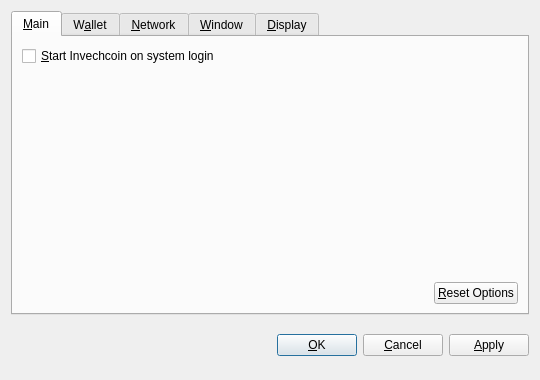
<?xml version="1.0" encoding="UTF-8"?>
<ui version="4.0">
 <class>OptionsDialog</class>
 <widget class="QDialog" name="OptionsDialog">
  <property name="geometry">
   <rect>
    <x>0</x>
    <y>0</y>
    <width>540</width>
    <height>380</height>
   </rect>
  </property>
  <property name="windowTitle">
   <string>Options</string>
  </property>
  <property name="modal">
   <bool>true</bool>
  </property>
  <layout class="QVBoxLayout" name="verticalLayout">
   <item>
    <widget class="QTabWidget" name="tabWidget">
     <property name="tabPosition">
      <enum>QTabWidget::North</enum>
     </property>
     <property name="currentIndex">
      <number>0</number>
     </property>
     <widget class="QWidget" name="tabMain">
      <attribute name="title">
       <string>&amp;Main</string>
      </attribute>
      <layout class="QVBoxLayout" name="verticalLayout_Main">
       <item>
        <widget class="QCheckBox" name="bitcoinAtStartup">
         <property name="toolTip">
          <string>Automatically start Invechcoin after logging in to the system.</string>
         </property>
         <property name="text">
          <string>&amp;Start Invechcoin on system login</string>
         </property>
        </widget>
       </item>
       <item>
        <spacer name="verticalSpacer_Main">
         <property name="orientation">
          <enum>Qt::Vertical</enum>
         </property>
         <property name="sizeHint" stdset="0">
          <size>
           <width>20</width>
           <height>40</height>
          </size>
         </property>
        </spacer>
       </item>
       <item>
        <layout class="QHBoxLayout" name="horizontalLayout_2_Main">
         <item>
          <spacer name="horizontalSpacer_2_Main">
           <property name="orientation">
            <enum>Qt::Horizontal</enum>
           </property>
           <property name="sizeHint" stdset="0">
            <size>
             <width>40</width>
             <height>20</height>
            </size>
           </property>
          </spacer>
         </item>
         <item>
          <widget class="QPushButton" name="resetButton">
           <property name="toolTip">
            <string>Reset all client options to default.</string>
           </property>
           <property name="text">
            <string>&amp;Reset Options</string>
           </property>
           <property name="autoDefault">
            <bool>false</bool>
           </property>
          </widget>
         </item>
        </layout>
       </item>
      </layout>
     </widget>
     <widget class="QWidget" name="tabWallet">
      <attribute name="title">
       <string>W&amp;allet</string>
      </attribute>
      <layout class="QVBoxLayout" name="verticalLayout_Network">
       <item>
        <widget class="QLabel" name="transactionFeeInfoLabel">
         <property name="text">
          <string>Optional transaction fee per kB that helps make sure your transactions are processed quickly. Most transactions are 1 kB.</string>
         </property>
         <property name="textFormat">
          <enum>Qt::PlainText</enum>
         </property>
         <property name="wordWrap">
          <bool>true</bool>
         </property>
        </widget>
       </item>
       <item>
        <layout class="QHBoxLayout" name="horizontalLayout_1_Main">
         <item>
          <widget class="QLabel" name="transactionFeeLabel">
           <property name="text">
            <string>Pay transaction &amp;fee</string>
           </property>
           <property name="textFormat">
            <enum>Qt::PlainText</enum>
           </property>
           <property name="buddy">
            <cstring>transactionFee</cstring>
           </property>
          </widget>
         </item>
         <item>
          <widget class="BitcoinAmountField" name="transactionFee"/>
         </item>
         <item>
          <spacer name="horizontalSpacer_1_Main">
           <property name="orientation">
            <enum>Qt::Horizontal</enum>
           </property>
           <property name="sizeHint" stdset="0">
            <size>
             <width>40</width>
             <height>20</height>
            </size>
           </property>
          </spacer>
         </item>
        </layout>
       </item>
       <item>
        <widget class="QLabel" name="label">
         <property name="text">
          <string>If you disable the spending of unconfirmed change, the change from a transaction cannot be used until that transaction has at least one confirmation. This also affects how your balance is computed.</string>
         </property>
         <property name="wordWrap">
          <bool>true</bool>
         </property>
        </widget>
       </item>
       <item>
        <widget class="QCheckBox" name="spendZeroConfChange">
         <property name="text">
          <string>Spend unconfirmed change  (experts only)</string>
         </property>
        </widget>
       </item>
       <item>
        <spacer name="verticalSpacer">
         <property name="orientation">
          <enum>Qt::Vertical</enum>
         </property>
         <property name="sizeHint" stdset="0">
          <size>
           <width>20</width>
           <height>40</height>
          </size>
         </property>
        </spacer>
       </item>
      </layout>
     </widget>
     <widget class="QWidget" name="tabNetwork">
      <attribute name="title">
       <string>&amp;Network</string>
      </attribute>
      <layout class="QVBoxLayout" name="verticalLayout_Network">
       <item>
        <widget class="QCheckBox" name="mapPortUpnp">
         <property name="toolTip">
          <string>Automatically open the Invechcoin client port on the router. This only works when your router supports UPnP and it is enabled.</string>
         </property>
         <property name="text">
          <string>Map port using &amp;UPnP</string>
         </property>
        </widget>
       </item>
       <item>
        <widget class="QCheckBox" name="connectSocks">
         <property name="toolTip">
          <string>Connect to the Invechcoin network through a SOCKS proxy (e.g. when connecting through Tor).</string>
         </property>
         <property name="text">
          <string>&amp;Connect through SOCKS proxy:</string>
         </property>
        </widget>
       </item>
       <item>
        <layout class="QHBoxLayout" name="horizontalLayout_Network">
         <item>
          <widget class="QLabel" name="proxyIpLabel">
           <property name="text">
            <string>Proxy &amp;IP:</string>
           </property>
           <property name="textFormat">
            <enum>Qt::PlainText</enum>
           </property>
           <property name="buddy">
            <cstring>proxyIp</cstring>
           </property>
          </widget>
         </item>
         <item>
          <widget class="QValidatedLineEdit" name="proxyIp">
           <property name="maximumSize">
            <size>
             <width>140</width>
             <height>16777215</height>
            </size>
           </property>
           <property name="toolTip">
            <string>IP address of the proxy (e.g. 127.0.0.1)</string>
           </property>
          </widget>
         </item>
         <item>
          <widget class="QLabel" name="proxyPortLabel">
           <property name="text">
            <string>&amp;Port:</string>
           </property>
           <property name="textFormat">
            <enum>Qt::PlainText</enum>
           </property>
           <property name="buddy">
            <cstring>proxyPort</cstring>
           </property>
          </widget>
         </item>
         <item>
          <widget class="QLineEdit" name="proxyPort">
           <property name="maximumSize">
            <size>
             <width>55</width>
             <height>16777215</height>
            </size>
           </property>
           <property name="toolTip">
            <string>Port of the proxy (e.g. 9050)</string>
           </property>
          </widget>
         </item>
         <item>
          <widget class="QLabel" name="socksVersionLabel">
           <property name="text">
            <string>SOCKS &amp;Version:</string>
           </property>
           <property name="textFormat">
            <enum>Qt::PlainText</enum>
           </property>
           <property name="buddy">
            <cstring>socksVersion</cstring>
           </property>
          </widget>
         </item>
         <item>
          <widget class="QValueComboBox" name="socksVersion">
           <property name="toolTip">
            <string>SOCKS version of the proxy (e.g. 5)</string>
           </property>
          </widget>
         </item>
         <item>
          <spacer name="horizontalSpacer_Network">
           <property name="orientation">
            <enum>Qt::Horizontal</enum>
           </property>
           <property name="sizeHint" stdset="0">
            <size>
             <width>40</width>
             <height>20</height>
            </size>
           </property>
          </spacer>
         </item>
        </layout>
       </item>
       <item>
        <spacer name="verticalSpacer_Network">
         <property name="orientation">
          <enum>Qt::Vertical</enum>
         </property>
         <property name="sizeHint" stdset="0">
          <size>
           <width>20</width>
           <height>40</height>
          </size>
         </property>
        </spacer>
       </item>
      </layout>
     </widget>
     <widget class="QWidget" name="tabWindow">
      <attribute name="title">
       <string>&amp;Window</string>
      </attribute>
      <layout class="QVBoxLayout" name="verticalLayout_Window">
       <item>
        <widget class="QCheckBox" name="minimizeToTray">
         <property name="toolTip">
          <string>Show only a tray icon after minimizing the window.</string>
         </property>
         <property name="text">
          <string>&amp;Minimize to the tray instead of the taskbar</string>
         </property>
        </widget>
       </item>
       <item>
        <widget class="QCheckBox" name="minimizeOnClose">
         <property name="toolTip">
          <string>Minimize instead of exit the application when the window is closed. When this option is enabled, the application will be closed only after selecting Quit in the menu.</string>
         </property>
         <property name="text">
          <string>M&amp;inimize on close</string>
         </property>
        </widget>
       </item>
       <item>
        <spacer name="verticalSpacer_Window">
         <property name="orientation">
          <enum>Qt::Vertical</enum>
         </property>
         <property name="sizeHint" stdset="0">
          <size>
           <width>20</width>
           <height>40</height>
          </size>
         </property>
        </spacer>
       </item>
      </layout>
     </widget>
     <widget class="QWidget" name="tabDisplay">
      <attribute name="title">
       <string>&amp;Display</string>
      </attribute>
      <layout class="QVBoxLayout" name="verticalLayout_Display">
       <item>
        <layout class="QHBoxLayout" name="horizontalLayout_1_Display">
         <item>
          <widget class="QLabel" name="langLabel">
           <property name="text">
            <string>User Interface &amp;language:</string>
           </property>
           <property name="textFormat">
            <enum>Qt::PlainText</enum>
           </property>
           <property name="buddy">
            <cstring>lang</cstring>
           </property>
          </widget>
         </item>
         <item>
          <widget class="QValueComboBox" name="lang">
           <property name="toolTip">
            <string>The user interface language can be set here. This setting will take effect after restarting Invechcoin.</string>
           </property>
          </widget>
         </item>
        </layout>
       </item>
       <item>
        <layout class="QHBoxLayout" name="horizontalLayout_2_Display">
         <item>
          <widget class="QLabel" name="unitLabel">
           <property name="text">
            <string>&amp;Unit to show amounts in:</string>
           </property>
           <property name="textFormat">
            <enum>Qt::PlainText</enum>
           </property>
           <property name="buddy">
            <cstring>unit</cstring>
           </property>
          </widget>
         </item>
         <item>
          <widget class="QValueComboBox" name="unit">
           <property name="toolTip">
            <string>Choose the default subdivision unit to show in the interface and when sending coins.</string>
           </property>
          </widget>
         </item>
        </layout>
       </item>
       <item>
        <widget class="QCheckBox" name="displayAddresses">
         <property name="toolTip">
          <string>Whether to show Invechcoin addresses in the transaction list or not.</string>
         </property>
         <property name="text">
          <string>&amp;Display addresses in transaction list</string>
         </property>
        </widget>
       </item>
       <item>
        <widget class="QCheckBox" name="coinControlFeatures">
         <property name="toolTip">
          <string>Whether to show coin control features or not.</string>
         </property>
         <property name="text">
          <string>Display coin &amp;control features (experts only!)</string>
         </property>
        </widget>
       </item>
       <item>
        <spacer name="verticalSpacer_Display">
         <property name="orientation">
          <enum>Qt::Vertical</enum>
         </property>
         <property name="sizeHint" stdset="0">
          <size>
           <width>20</width>
           <height>40</height>
          </size>
         </property>
        </spacer>
       </item>
      </layout>
     </widget>
    </widget>
   </item>
   <item>
    <layout class="QHBoxLayout" name="horizontalLayout_Buttons">
     <item>
      <spacer name="horizontalSpacer_1">
       <property name="orientation">
        <enum>Qt::Horizontal</enum>
       </property>
       <property name="sizeHint" stdset="0">
        <size>
         <width>40</width>
         <height>48</height>
        </size>
       </property>
      </spacer>
     </item>
     <item>
      <widget class="QLabel" name="statusLabel">
       <property name="font">
        <font>
         <weight>75</weight>
         <bold>true</bold>
        </font>
       </property>
       <property name="text">
        <string/>
       </property>
       <property name="textFormat">
        <enum>Qt::PlainText</enum>
       </property>
       <property name="wordWrap">
        <bool>true</bool>
       </property>
      </widget>
     </item>
     <item>
      <spacer name="horizontalSpacer_2">
       <property name="orientation">
        <enum>Qt::Horizontal</enum>
       </property>
       <property name="sizeHint" stdset="0">
        <size>
         <width>40</width>
         <height>48</height>
        </size>
       </property>
      </spacer>
     </item>
     <item>
      <widget class="QPushButton" name="okButton">
       <property name="text">
        <string>&amp;OK</string>
       </property>
      </widget>
     </item>
     <item>
      <widget class="QPushButton" name="cancelButton">
       <property name="text">
        <string>&amp;Cancel</string>
       </property>
       <property name="autoDefault">
        <bool>false</bool>
       </property>
      </widget>
     </item>
     <item>
      <widget class="QPushButton" name="applyButton">
       <property name="text">
        <string>&amp;Apply</string>
       </property>
       <property name="autoDefault">
        <bool>false</bool>
       </property>
      </widget>
     </item>
    </layout>
   </item>
  </layout>
 </widget>
 <customwidgets>
  <customwidget>
   <class>BitcoinAmountField</class>
   <extends>QSpinBox</extends>
   <header>bitcoinamountfield.h</header>
  </customwidget>
  <customwidget>
   <class>QValueComboBox</class>
   <extends>QComboBox</extends>
   <header>qvaluecombobox.h</header>
  </customwidget>
  <customwidget>
   <class>QValidatedLineEdit</class>
   <extends>QLineEdit</extends>
   <header>qvalidatedlineedit.h</header>
  </customwidget>
 </customwidgets>
 <resources/>
 <connections/>
</ui>
